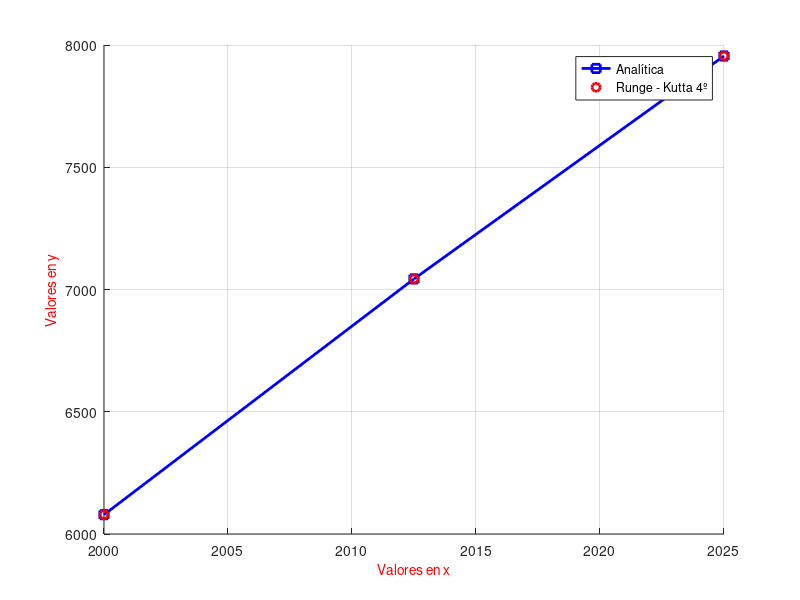

This figure's MATLAB source:
%% 4th order - Runge Kutta Method
%% Método Runge - Kutta (4º Orden)

% Clean screen and variables
% Limpiar pantalla y variables
clc
clear
format shortG

% Initial data
% Datos iniciales
f = @(x,y) 0.026*(1-y/12000)*y;
x0 = 2000;
y0 = 6079;
xf = 2025;
n = 2;

% Start method
% Inicia el método
h = (xf-x0)/n;
vx(1) = x0;
vy(1) = y0;

% Fill the x vector
% Llenar el vector x
for i = 1:n
    vx(i+1) = vx(i) + h;
end

% Fill the y vector
% Llenar el vector y
for i=1:n
    k1 = f(vx(i),vy(i));
    k2 = f(vx(i)+(h/2),vy(i)+((h/2)*k1));
    k3 = f(vx(i)+(h/2),vy(i)+((h/2)*k2));
    k4 = f(vx(i)+h,vy(i)+(h*k3));
    vy(i+1) = vy(i) + (h/6)*(k1+(2*k2)+(2*k3)+k4);
end

% Analytic solution
% Solución Analítica
[valx,valy]=ode45(f,[vx],y0);

% Print results
% Impresión de resultados
disp('            x      y aprox       y real        Error  ')
disp('------------------------------------------------------')
disp([vx',vy',valy, abs((valy-vy')./valy)*100])

% Graph the obtained points
% Graficar los puntos obtenidos
clf
hold on
plot(vx, valy, 'LineWidth', 2, 'color', 'b',"Marker",'square')
plot(vx, vy, 'sr', 'LineWidth', 2,'Marker',"o")
grid on
legend ('Analítica', 'Runge - Kutta 4º')
xlabel('Valores en x', 'FontSize', 10, 'Color', 'r')
ylabel('Valores en y', 'FontSize', 10, 'Color', 'r')
